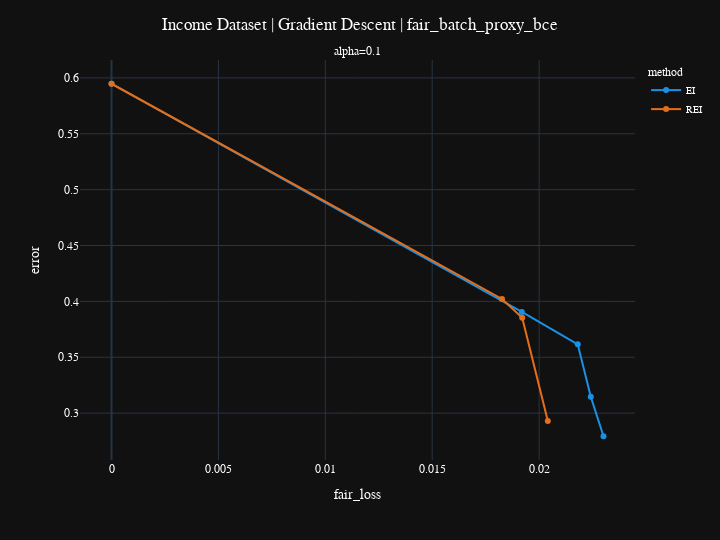
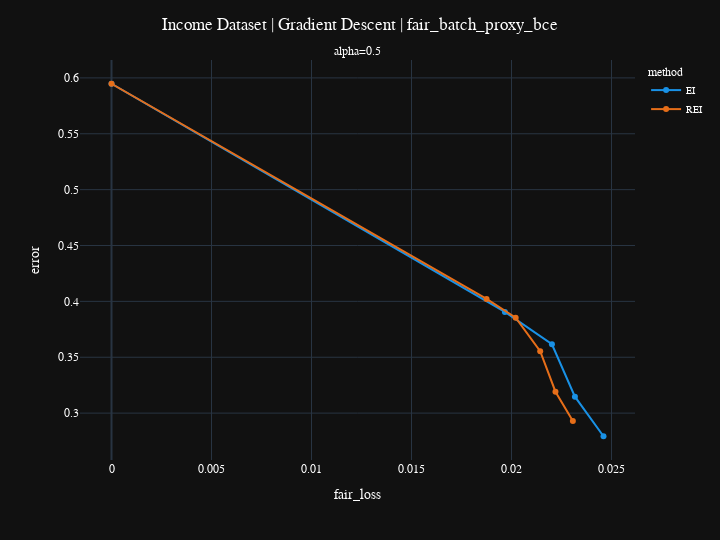
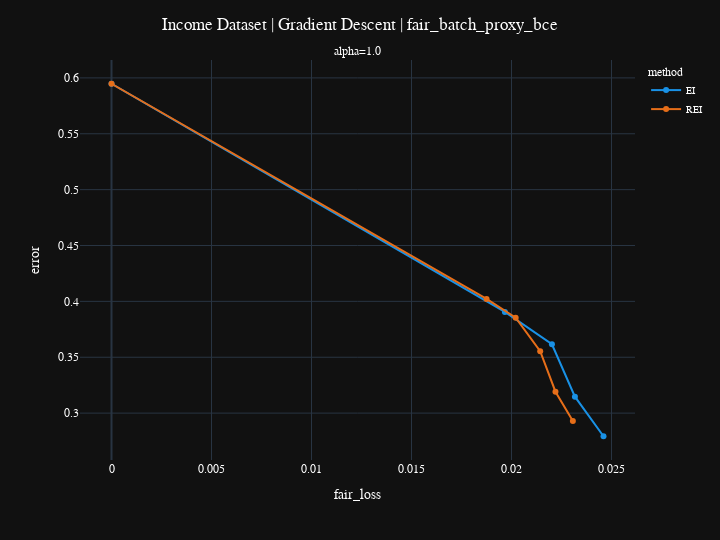
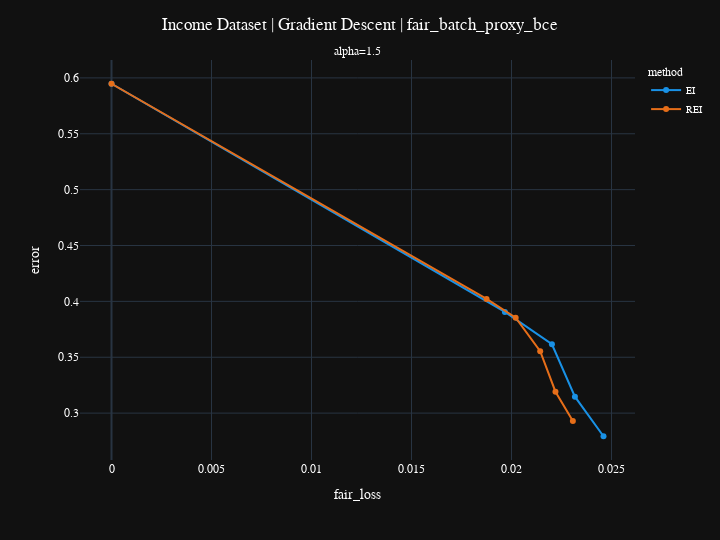

These figures' notebook cell, in order:
### Code cell
x_val = 'fair_loss'
for alpha in params['alpha']:
    df_pareto = pd.DataFrame()
    for method in ['EI', 'REI']:
        temp = df_im[(df_im['method']==method) & (df_im['alpha']==alpha)].copy().reset_index(drop=True).sort_values(by=[x_val, 'error'], ascending=[True, True])
        mask = pareto_frontier(temp[x_val], temp['error'])
        df_pareto = pd.concat((df_pareto, temp.iloc[mask]))
        
    fig = px.line(df_pareto.sort_values(['method', 'alpha', x_val]), x=x_val, y='error', color='method', hover_data='lambda', facet_col='alpha', markers=True, color_discrete_sequence=['#1991E6', '#E66E19'])
    fig.update_layout(
        title_text = f'{dataset.name.capitalize()} Dataset | Gradient Descent | {params["proxy"].__name__}', 
        template = 'plotly_dark',
        **default_layout(color='white')
        )
    fig.show()

### Figure 1 — Plotly figure (JSON) as saved in the notebook; plotly's stock layout.template omitted (floating-point values rounded to 4 significant figures)
{"data": [{"customdata": [[0.9999], [0.95], [0.85], [0.8], [0.75]], "hovertemplate": "method=EI<br>alpha=0.1<br>fair_loss=%{x}<br>error=%{y}<br>lambda=%{customdata[0]}<extra></extra>", "legendgroup": "EI", "line": {"color": "#1991E6", "dash": "solid"}, "marker": {"symbol": "circle"}, "mode": "lines+markers", "name": "EI", "orientation": "v", "showlegend": true, "type": "scatter", "x": [0, 0.01919, 0.02181, 0.02242, 0.02301], "xaxis": "x", "y": [0.5948, 0.3906, 0.3616, 0.3147, 0.2793], "yaxis": "y"}, {"customdata": [[0.9999], [0.99], [0.9], [0.75]], "hovertemplate": "method=REI<br>alpha=0.1<br>fair_loss=%{x}<br>error=%{y}<br>lambda=%{customdata[0]}<extra></extra>", "legendgroup": "REI", "line": {"color": "#E66E19", "dash": "solid"}, "marker": {"symbol": "circle"}, "mode": "lines+markers", "name": "REI", "orientation": "v", "showlegend": true, "type": "scatter", "x": [0, 0.01826, 0.01921, 0.02041], "xaxis": "x", "y": [0.5948, 0.4021, 0.3854, 0.293], "yaxis": "y"}], "layout": {"annotations": [{"font": {}, "showarrow": false, "text": "alpha=0.1", "x": 0.5, "xanchor": "center", "xref": "paper", "y": 1, "yanchor": "bottom", "yref": "paper"}], "font": {"color": "white", "family": "Iosevka"}, "height": 540, "legend": {"font": {"size": 10}, "title": {"text": "method"}, "tracegroupgap": 0}, "margin": {"t": 60}, "title": {"font": {"size": 17}, "text": "Income Dataset | Gradient Descent | fair_batch_proxy_bce", "x": 0.5}, "width": 720, "xaxis": {"anchor": "y", "domain": [0, 1], "title": {"text": "fair_loss"}}, "yaxis": {"anchor": "x", "domain": [0, 1], "title": {"text": "error"}}}}

### Figure 2 — Plotly figure (JSON) as saved in the notebook; plotly's stock layout.template omitted (floating-point values rounded to 4 significant figures)
{"data": [{"customdata": [[0.9999], [0.95], [0.85], [0.8], [0.75]], "hovertemplate": "method=EI<br>alpha=0.5<br>fair_loss=%{x}<br>error=%{y}<br>lambda=%{customdata[0]}<extra></extra>", "legendgroup": "EI", "line": {"color": "#1991E6", "dash": "solid"}, "marker": {"symbol": "circle"}, "mode": "lines+markers", "name": "EI", "orientation": "v", "showlegend": true, "type": "scatter", "x": [0, 0.01967, 0.02202, 0.02317, 0.0246], "xaxis": "x", "y": [0.5948, 0.3906, 0.3616, 0.3147, 0.2793], "yaxis": "y"}, {"customdata": [[0.9999], [0.99], [0.9], [0.85], [0.8], [0.75]], "hovertemplate": "method=REI<br>alpha=0.5<br>fair_loss=%{x}<br>error=%{y}<br>lambda=%{customdata[0]}<extra></extra>", "legendgroup": "REI", "line": {"color": "#E66E19", "dash": "solid"}, "marker": {"symbol": "circle"}, "mode": "lines+markers", "name": "REI", "orientation": "v", "showlegend": true, "type": "scatter", "x": [0, 0.01875, 0.02021, 0.02143, 0.0222, 0.02307], "xaxis": "x", "y": [0.5948, 0.4021, 0.3854, 0.3553, 0.3191, 0.293], "yaxis": "y"}], "layout": {"annotations": [{"font": {}, "showarrow": false, "text": "alpha=0.5", "x": 0.5, "xanchor": "center", "xref": "paper", "y": 1, "yanchor": "bottom", "yref": "paper"}], "font": {"color": "white", "family": "Iosevka"}, "height": 540, "legend": {"font": {"size": 10}, "title": {"text": "method"}, "tracegroupgap": 0}, "margin": {"t": 60}, "title": {"font": {"size": 17}, "text": "Income Dataset | Gradient Descent | fair_batch_proxy_bce", "x": 0.5}, "width": 720, "xaxis": {"anchor": "y", "domain": [0, 1], "title": {"text": "fair_loss"}}, "yaxis": {"anchor": "x", "domain": [0, 1], "title": {"text": "error"}}}}

### Figure 3 — Plotly figure (JSON) as saved in the notebook; plotly's stock layout.template omitted (floating-point values rounded to 4 significant figures)
{"data": [{"customdata": [[0.9999], [0.95], [0.85], [0.8], [0.75]], "hovertemplate": "method=EI<br>alpha=1.0<br>fair_loss=%{x}<br>error=%{y}<br>lambda=%{customdata[0]}<extra></extra>", "legendgroup": "EI", "line": {"color": "#1991E6", "dash": "solid"}, "marker": {"symbol": "circle"}, "mode": "lines+markers", "name": "EI", "orientation": "v", "showlegend": true, "type": "scatter", "x": [0, 0.01967, 0.02202, 0.02317, 0.0246], "xaxis": "x", "y": [0.5948, 0.3906, 0.3616, 0.3147, 0.2793], "yaxis": "y"}, {"customdata": [[0.9999], [0.99], [0.9], [0.85], [0.8], [0.75]], "hovertemplate": "method=REI<br>alpha=1.0<br>fair_loss=%{x}<br>error=%{y}<br>lambda=%{customdata[0]}<extra></extra>", "legendgroup": "REI", "line": {"color": "#E66E19", "dash": "solid"}, "marker": {"symbol": "circle"}, "mode": "lines+markers", "name": "REI", "orientation": "v", "showlegend": true, "type": "scatter", "x": [0, 0.01875, 0.02021, 0.02143, 0.0222, 0.02307], "xaxis": "x", "y": [0.5948, 0.4021, 0.3854, 0.3553, 0.3191, 0.293], "yaxis": "y"}], "layout": {"annotations": [{"font": {}, "showarrow": false, "text": "alpha=1.0", "x": 0.5, "xanchor": "center", "xref": "paper", "y": 1, "yanchor": "bottom", "yref": "paper"}], "font": {"color": "white", "family": "Iosevka"}, "height": 540, "legend": {"font": {"size": 10}, "title": {"text": "method"}, "tracegroupgap": 0}, "margin": {"t": 60}, "title": {"font": {"size": 17}, "text": "Income Dataset | Gradient Descent | fair_batch_proxy_bce", "x": 0.5}, "width": 720, "xaxis": {"anchor": "y", "domain": [0, 1], "title": {"text": "fair_loss"}}, "yaxis": {"anchor": "x", "domain": [0, 1], "title": {"text": "error"}}}}

### Figure 4 — Plotly figure (JSON) as saved in the notebook; plotly's stock layout.template omitted (floating-point values rounded to 4 significant figures)
{"data": [{"customdata": [[0.9999], [0.95], [0.85], [0.8], [0.75]], "hovertemplate": "method=EI<br>alpha=1.5<br>fair_loss=%{x}<br>error=%{y}<br>lambda=%{customdata[0]}<extra></extra>", "legendgroup": "EI", "line": {"color": "#1991E6", "dash": "solid"}, "marker": {"symbol": "circle"}, "mode": "lines+markers", "name": "EI", "orientation": "v", "showlegend": true, "type": "scatter", "x": [0, 0.01967, 0.02202, 0.02317, 0.0246], "xaxis": "x", "y": [0.5948, 0.3906, 0.3616, 0.3147, 0.2793], "yaxis": "y"}, {"customdata": [[0.9999], [0.99], [0.9], [0.85], [0.8], [0.75]], "hovertemplate": "method=REI<br>alpha=1.5<br>fair_loss=%{x}<br>error=%{y}<br>lambda=%{customdata[0]}<extra></extra>", "legendgroup": "REI", "line": {"color": "#E66E19", "dash": "solid"}, "marker": {"symbol": "circle"}, "mode": "lines+markers", "name": "REI", "orientation": "v", "showlegend": true, "type": "scatter", "x": [0, 0.01875, 0.02021, 0.02143, 0.0222, 0.02307], "xaxis": "x", "y": [0.5948, 0.4021, 0.3854, 0.3553, 0.3191, 0.293], "yaxis": "y"}], "layout": {"annotations": [{"font": {}, "showarrow": false, "text": "alpha=1.5", "x": 0.5, "xanchor": "center", "xref": "paper", "y": 1, "yanchor": "bottom", "yref": "paper"}], "font": {"color": "white", "family": "Iosevka"}, "height": 540, "legend": {"font": {"size": 10}, "title": {"text": "method"}, "tracegroupgap": 0}, "margin": {"t": 60}, "title": {"font": {"size": 17}, "text": "Income Dataset | Gradient Descent | fair_batch_proxy_bce", "x": 0.5}, "width": 720, "xaxis": {"anchor": "y", "domain": [0, 1], "title": {"text": "fair_loss"}}, "yaxis": {"anchor": "x", "domain": [0, 1], "title": {"text": "error"}}}}
